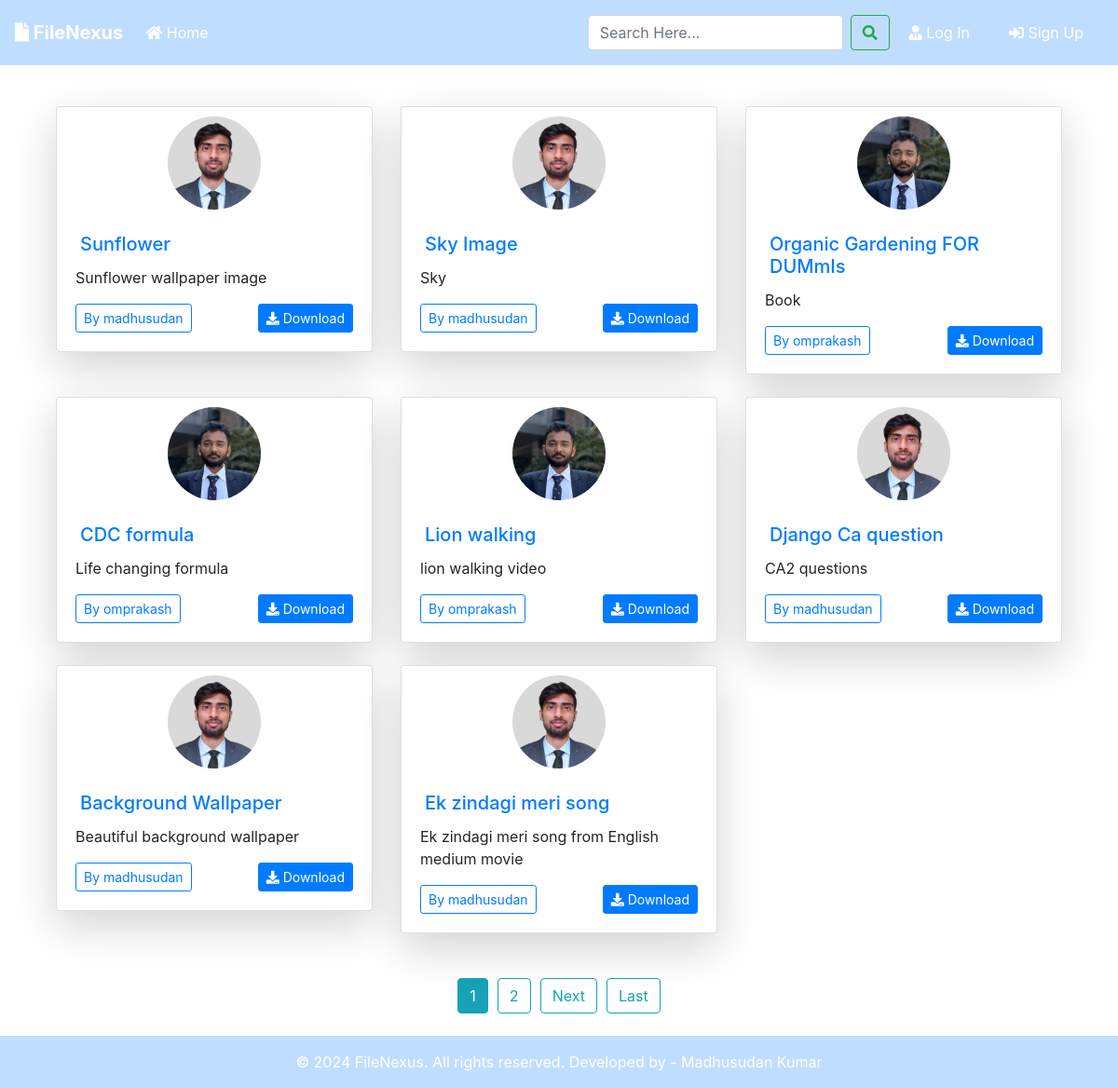
Before: / with the older database file.
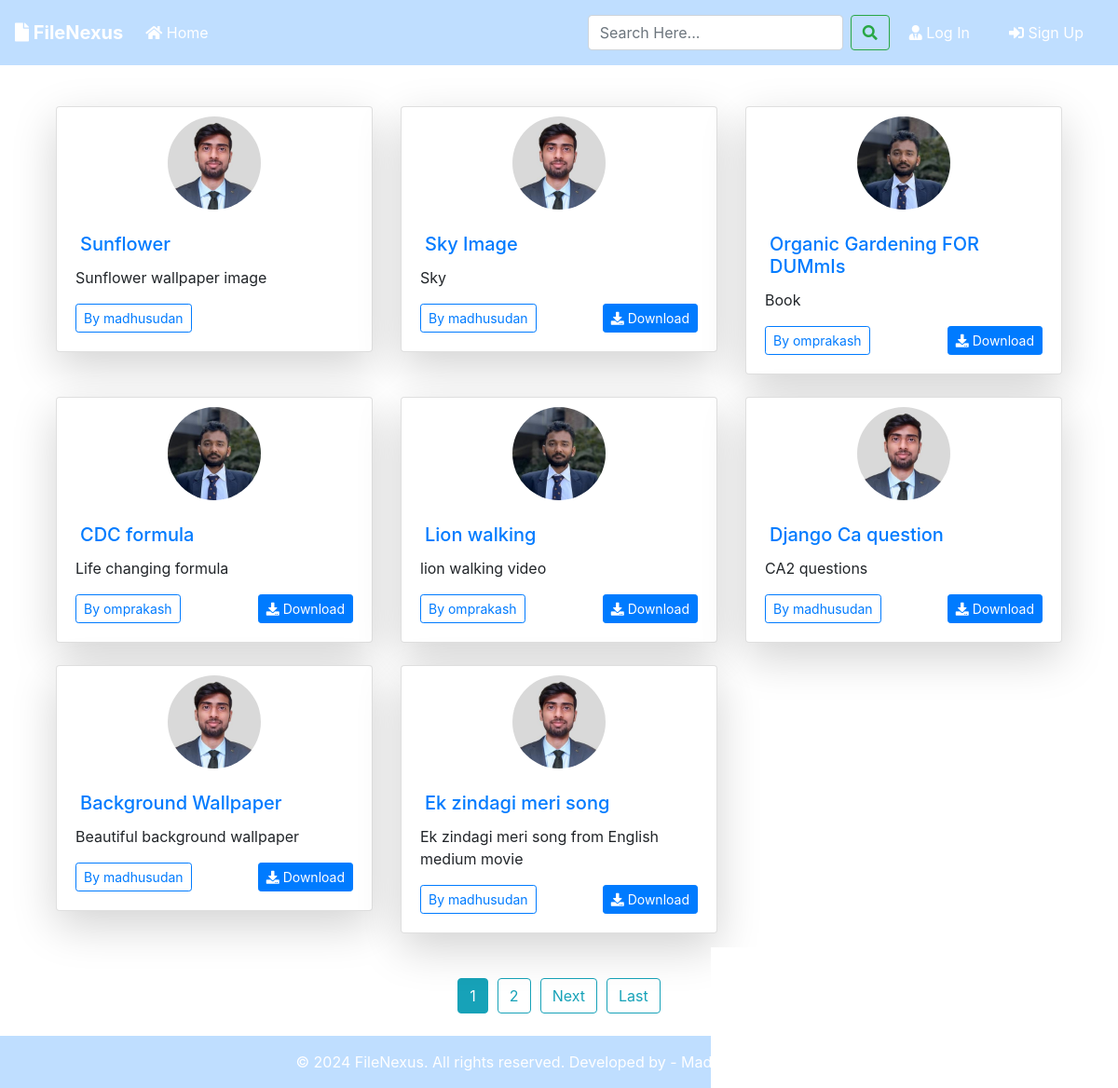
After: the same page with the newer database file.
### blog/models.py (models this page shows, shortened)
class Post(models.Model):
	title = models.CharField(max_length=100)
	file = models.FileField(null=True,blank=True,upload_to='Files')
	content = models.TextField()
	date_posted = models.DateTimeField(default=timezone.now)
	author = models.ForeignKey(User, on_delete=models.CASCADE)
	downloadable = models.BooleanField(default=True)

### users/models.py (models this page shows, shortened)
class Profile(models.Model):
    user = models.OneToOneField(User, on_delete=models.CASCADE)
    image = models.ImageField(default='default.jpg', upload_to='profile_pics')

### blog/views.py (the view)
# urls.py: path('', PostListView.as_view(), name='blog-home'),
class PostListView(ListView):
    model = Post
    template_name = 'blog/home.html'  # <app>/<model>_<viewtype>.html
    context_object_name = 'posts'
    ordering = ['-date_posted']
    paginate_by = 8

### blog/templates/blog/home.html (shortened to what this page needs)
{% extends "blog/base.html" %}
{% block content %}
<div class="container mt-4">
    <div class="row">
        {% for post in posts %}
        <div class="col-12 col-md-6 col-lg-4 mb-4">
            <div class="card shadow-lg">
                <div class="image-container text-center" style="padding-top: 30px;">
                    <img src="{{ post.author.profile.image.url }}" alt="Profile image of {{ post.author }}" class="rounded-circle img-fluid" style="width: 100px; height: 100px; margin-top: -50px;">
                </div>
                <div class="card-body">
                    <h5 class="card-title"><a href="{% url 'post-detail' post.id %}">{{ post.title }}</a></h5>
                    <p class="card-text">{{ post.content|truncatewords:20 }}</p>
                    <div class="d-flex justify-content-between align-items-center">
                        <a href="{% url 'user-posts' post.author.username %}" class="btn btn-sm btn-outline-primary">By {{ post.author }}</a>
                        {% if post.file and post.downloadable %}
                        <a href="{{ post.file.url }}" download class="btn btn-sm btn-primary"><i class="fas fa-download"></i> Download</a>
                        {% endif %}
                    </div>
                </div>
            </div>
        </div>
        {% endfor %}
    </div>
    {% if is_paginated %}
    <div class="pagination justify-content-center mt-4 mb-4">
        {% for num in page_obj.paginator.page_range %}
        {% if num == page_obj.number %}
        <a class="btn btn-info" href="?page={{ num }}">{{ num }}</a>
        {% elif num > page_obj.number|add:'-3' and num < page_obj.number|add:'3' %}
        <a class="btn btn-outline-info" href="?page={{ num }}">{{ num }}</a>
        {% endif %}
        {% endfor %}
        {% if page_obj.has_next %}
        <a class="btn btn-outline-info" href="?page={{ page_obj.next_page_number }}">Next</a>
        <a class="btn btn-outline-info" href="?page={{ page_obj.paginator.num_pages }}">Last</a>
        {% endif %}
    </div>
    {% endif %}
</div>
{% endblock content %}

### blog/templates/blog/base.html (shortened to what this page needs)
{% load static %}
{% load tz %}
<!doctype html>
<html lang="en">
<head>
    <link rel="stylesheet" href="https://stackpath.bootstrapcdn.com/bootstrap/4.3.1/css/bootstrap.min.css">
    <link rel="stylesheet" href="https://use.fontawesome.com/releases/v5.8.1/css/all.css">
    <link rel="stylesheet" href="{% static 'blog/main.css' %}">
</head>
<body>
    <nav class="navbar navbar-expand-lg navbar-dark bg-dark">
        <a class="navbar-brand font-weight-bold" href="{% url 'blog-home' %}"><i class="fas fa-file"></i> FileNexus</a>
        <div class="collapse navbar-collapse" id="navbarSupportedContent">
            <ul class="navbar-nav mr-auto">
                <li class="nav-item active">
                    <a class="nav-link" href="{% url 'blog-home' %}"><i class="fas fa-home"></i> Home <span class="sr-only">(current)</span></a>
                </li>
            </ul>
            <form id="searchform" class="form-inline" action="{% url 'search' %}" method="get">
                <input class="form-control mr-sm-2" type="search" name="q" value="{{ request.GET.q }}" placeholder="Search Here..." aria-label="Search">
                <button class="btn btn-outline-success my-2 my-sm-0" type="submit"><i class="fa fa-search"></i></button>
            </form>
            {% if user.is_authenticated %}
            <a href="{% url 'user-posts' user %}" class="btn text-white m-2"><i class="fas fa-user-shield"></i> My Files</a>
            <a href="{% url 'post-create' %}" class="btn text-white m-2"><i class="fas fa-user-edit"></i> Upload New File</a>
            <a href="{% url 'profile' %}" class="btn text-white m-2"><i class="fas fa-user"></i> {{ user.username }}</a>
            <form action="{% url 'logout' %}" method="post" style="display: inline;">
                {% csrf_token %}
                <button type="submit" class="btn text-white m-2"><i class="fas fa-sign-out-alt"></i> Log Out</button>
            </form>
            {% else %}
            <a href="{% url 'login' %}" class="btn text-white m-2"><i class="fas fa-user-tie"></i> Log In</a>
            <a href="{% url 'register' %}" class="btn text-white m-2"> <i class="fas fa-sign-in-alt"></i> Sign Up</a>
            {% endif %}
        </div>
    </nav>
    <div class="container my-bg">
        {% block content %}
        {% endblock %}
    </div>
    <footer class="footer bg-dark text-white">
        <div class="container text-center py-3">
            © {% now "Y" %} FileNexus. All rights reserved. Developed by - Madhusudan Kumar
        </div>
    </footer>
</body>
</html>

### blog/static/blog/main.css (style rules this page uses)
html { height: 100%; }
body { background-image: url('https://images.unsplash.com/photo-1502790671504-542ad42d5189?q=80&w=1770&auto=format&fit=crop&ixlib=rb-4.0.3&ixid=M3wxMjA3fDB8MHxwaG90by1wYWdlfHx8fGVufDB8fHx8fA%3D%3D'); background-size: cover; background-position: center; background-repeat: no-repeat; background-attachment: fixed; display: flex; flex-direction: column; min-height: 100vh; margin: 0; }
.bg-dark { background-color: rgba(0, 123, 255, .25) !important; }
h2, h3, h4, h5, h6 { color: #58c5cf; margin: 5px; }
ul { margin: 0; }
.container.my-bg { flex: 1 0 auto; margin-top: 20px; }
.image-container { text-align: center; position: relative; margin-top: -30px; z-index: 0; }
.card { overflow: hidden; position: relative; padding-top: 60px; }
.footer { background-color: #343a40; color: white; flex-shrink: 0; width: 100%; }

### blog/templates/blog/home.html (style rules this page uses)
.pagination a { margin: 0 5px; }

Changed rows visible on the page:
changed Post "Sunflower": no longer shows "Download"
